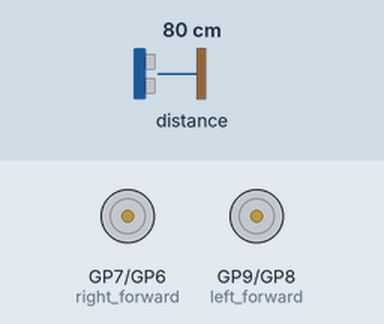
Recording of a program running on a simulated Raspberry Pi Pico running MicroPython. On the bench: motor-driver pin pairs drawn as motors (green arrow = first pin HIGH = forward, orange = second pin HIGH = backward, longer = more drive). The inputs (shaded band) are chosen by the test bench; at power-on: distance to the obstacle 80 cm. Library files of the repository ran but are not shown: vl53l0x.py.

Above: at 1.2 s.
1.3 s: distance to the obstacle set to 14 cm
2.8 s: distance to the obstacle set to 11 cm
At 3.2 s:
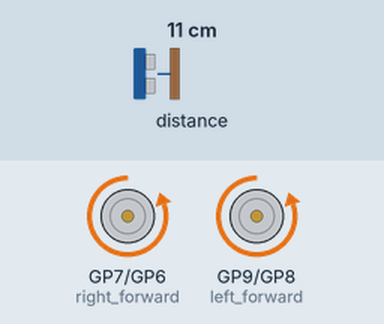
Timing chart, 0 to 5.8 s (numbered marks = the images above; inputs shaded):
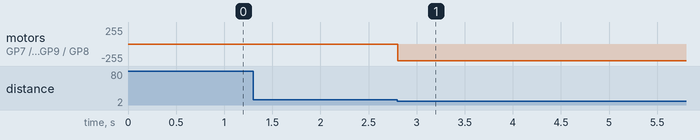

The program:

old_main.py
```python
from machine import Pin, PWM, UART, I2C
from vl53l0x import VL53L0X
import time # sleep

POWER_LEVEL = 65025

RIGHT_FORWARD_PIN = 7
RIGHT_REVERSE_PIN = 6
LEFT_FORWARD_PIN = 9
LEFT_REVERSE_PIN = 8

right_forward = PWM(Pin(RIGHT_FORWARD_PIN))
right_reverse = PWM(Pin(RIGHT_REVERSE_PIN))
left_forward = PWM(Pin(LEFT_FORWARD_PIN))
left_reverse = PWM(Pin(LEFT_REVERSE_PIN))

uart1 = UART(id=1, baudrate=9600, tx=Pin(4), rx=Pin(5))

i2cToF = I2C(1, sda=Pin(2), scl=Pin(3), freq=400000)
tof = VL53L0X(i2cToF)

def stopWheels(leftFwdPWM,rightFwdPWM,leftRevPWM,rightRevPWM):
    leftFwdPWM.duty_u16(0)
    rightFwdPWM.duty_u16(0)
    leftRevPWM.duty_u16(0)
    rightRevPWM.duty_u16(0)

def spin_wheels(leftPWM, rightPWM):
    leftPWM.duty_u16(POWER_LEVEL)
    rightPWM.duty_u16(POWER_LEVEL)

def readUartBytes(uart):
    resp = b""
    if uart.any():
        resp = b"".join([resp, uart.read(1)])
    return (resp.decode())

dir = "s"

while True:
    newDir = readUartBytes(uart1)
    if newDir != "":
        dir = newDir
        stopWheels(right_forward, left_forward, left_reverse, right_reverse)

    measureMM = tof.ping() - 25
    measureIn = round(measureMM / 25.4, 2)

    if measureIn < 4:
        stopWheels(right_forward, left_forward, left_reverse, right_reverse)
        spin_wheels(left_reverse, right_reverse)
        time.sleep(.25)
        dir = "s"

    if dir == "f":
        spin_wheels(left_forward, right_forward)

    if dir == "b":
        spin_wheels(left_reverse, right_reverse)

    if dir == "l":
        spin_wheels(left_reverse, right_forward)

    if dir == "r":
        spin_wheels(left_forward, right_reverse)

    if dir == "s":
        stopWheels(right_forward, left_forward, left_reverse, right_reverse)
```

Measured:
- the behaviour switches between 13 and 12 cm on distance to the obstacle (found by bisection; images 0 and 1)
- after the input at 1.3 s, every drawn part: stays the same
- after the input at 2.8 s, motor on GP7 (right_forward) / GP6 (right_reverse), motor on GP9 (left_forward) / GP8 (left_reverse): stopped → backward 253/255 at once
